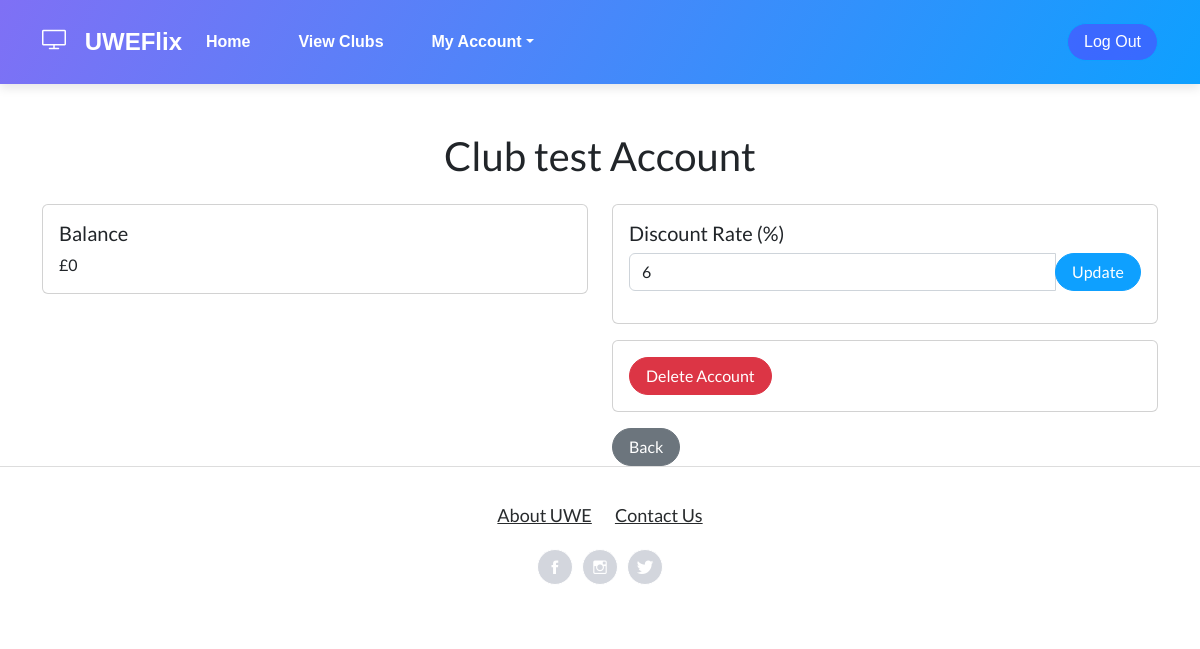
/accounts/view-account/1/, run on the app's committed database.
### CinManager/models.py (models this page shows)
class Club(models.Model):
    id = models.AutoField(primary_key=True, unique=True)
    name = models.CharField(max_length=100)
    address = models.CharField(max_length=100)
    contact_number = models.CharField(max_length=100)
    email = models.CharField(max_length=100)
    discount_rate = models.PositiveIntegerField(default=0)

### Accounts/models.py (models this page shows)
class Account(models.Model):
    id = models.AutoField(primary_key=True, unique=True)
    club = models.ForeignKey(Club, on_delete=models.DO_NOTHING)
    balance = models.IntegerField(default=0)

### Accounts/views.py (the view)
# urls.py: path('view-account/<int:club_id>/', views.view_account, name='view_account'),
def view_account(request, club_id):
    club = get_object_or_404(Club, id=club_id)
    account = get_object_or_404(Account, club=club)
    if request.method == 'POST':
        discount_rate = request.POST.get('discount_rate')
        if discount_rate is not None:
            try:
                discount_rate = int(discount_rate)
                if discount_rate >= 0:
                    club.discount_rate = discount_rate
                    club.save()
                    messages.success(request, "Discount rate updated successfully.")
                else:
                    messages.error(request, "Discount rate should be a positive integer.")
            except ValueError:
                messages.error(request, "Discount rate should be a positive integer.")
        else:
            account.delete()
            messages.success(request, "Account deleted successfully.")
        return redirect('club_list')
    else:
        context = {'club': club, 'account': account}
        return render(request, 'UWEFlix/view_account.html', context)

### web_project/templates/UWEFlix/view_account.html (shortened to what this page needs)
{% extends "UWEFlix/layout.html" %}
{% block content %}
<div class="container mt-5">
    <h1 class="text-center mb-4">{{ club.name }} Account</h1>
    <div class="row">
        <div class="col-md-6">
            <div class="card">
                <div class="card-body">
                    <h5 class="card-title">Balance</h5>
                    <p class="card-text">£{{ account.balance }}</p>
                </div>
            </div>
        </div>
        <div class="col-md-6">
            <div class="card">
                <div class="card-body">
                    <h5 class="card-title">Discount Rate (%)</h5>
                    <form method="POST">
                        <div class="input-group mb-3">
                            <input type="number" class="form-control" name="discount_rate" value="{{ club.discount_rate }}" required>
                            <div class="input-group-append">
                                <button class="btn btn-primary" type="submit">Update</button>
                            </div>
                        </div>
                    </form>
                </div>
            </div>
            <div class="card mt-3">
                <div class="card-body">
                    <form method="POST">
                        <button class="btn btn-danger" type="submit">Delete Account</button>
                    </form>
                </div>
            </div>
            <div class="mt-3">
                <a href="{% url 'club_list' %}" class="btn btn-secondary">Back</a>
            </div>
        </div>
    </div>
</div>
{% endblock %}

### data on the page
Club: name "Club test", discount_rate "6"
Account: balance "0"
